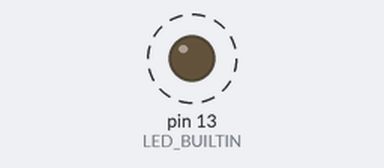
Simulated run of this sketch. Board: Arduino Uno, built with avr-gcc and run on an emulated ATmega328P. Shown: output pins drawn as LEDs (lit = HIGH). Dashed ring = blinking.

Above: at 0.5 s.
Timing chart, 0 to 4.6 s (numbered marks = the images above):
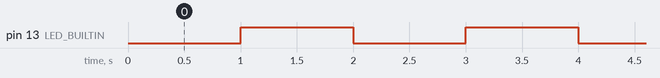

The sketch:

Usando_millis_como_condicional.ino
```cpp
void setup()
{
  pinMode(LED_BUILTIN, OUTPUT);
}

void loop()
{
  if ((millis() / 1000) % 2)
  {
    digitalWrite(LED_BUILTIN, HIGH);
  }
  else
  {
    digitalWrite(LED_BUILTIN, LOW);
  }
}
```

Measured:
- by itself, pin 13 (LED_BUILTIN): alternates HIGH for 1.0 s and LOW for 1.0 s
